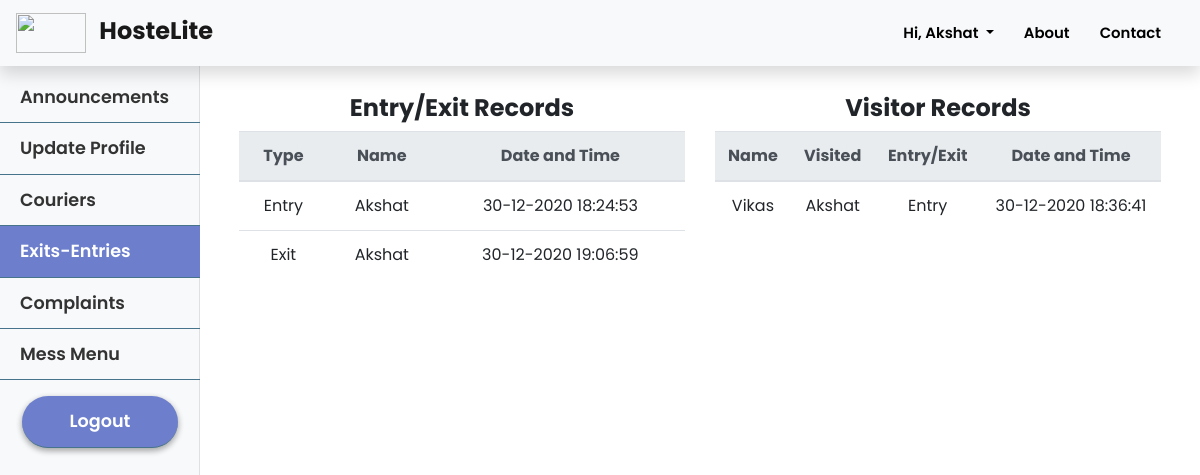
The app's page /students/entry_exits (signed in) with its own data.
### hostelmanagement/models.py (models this page shows, shortened)
class User(db.Model, UserMixin):
    id = db.Column(db.Integer, primary_key=True)
    college_id = db.Column(db.String(9), unique=True, nullable=False)
    firstname = db.Column(db.String(20), nullable=False)
    lastname = db.Column(db.String(20), nullable=False)
    email = db.Column(db.String(120), unique=True, nullable=False)
    password = db.Column(db.String(60), nullable=False)
    phone = db.Column(db.String(10), unique=True, nullable=False)
    address = db.Column(db.Text, nullable=False)
    course = db.Column(db.String(20),nullable=True)
    department = db.Column(db.String(20), nullable=True)
    user_type = db.Column(db.Integer, nullable = False, default=1)
    room_no = db.Column(db.Integer, nullable = True)
    announcements = db.relationship('Announcement', backref='author', lazy=True)
    complaints = db.relationship('Complaint', backref='author', lazy=True)
    mess_menu = db.relationship('MessMenu', backref='author', lazy=True)
    courier = db.relationship('Courier', backref='user', lazy=True)
    exitentry = db.relationship('ExitEntry', backref='user', lazy=True)
    visitor = db.relationship('Visitor', backref='user', lazy=True)

class ExitEntry(db.Model):
    id = db.Column(db.Integer, primary_key = True)
    user_id = db.Column(db.Integer, db.ForeignKey('user.id'), nullable = False)
    status = db.Column(db.Integer, nullable = False, default = 0)
    datetime = db.Column(db.DateTime, nullable = False, default = datetime.utcnow)

class Visitor(db.Model):
    id = db.Column(db.Integer, primary_key = True)
    name = db.Column(db.String(10), nullable = False)
    hostel_block = db.Column(db.String(1), nullable = False)
    room_no = db.Column(db.Integer, nullable = False)
    for_user_id = db.Column(db.Integer, db.ForeignKey('user.id'), nullable = False)
    status = db.Column(db.Integer, nullable = False, default = 0)
    datetime = db.Column(db.DateTime, nullable = False, default = datetime.utcnow)

### hostelmanagement/routes.py (the view)
@app.route("/students/entry_exits")
@login_required
def display_entry_exits():
    entries = ExitEntry.query.filter_by(user_id = current_user.id)
    visitors = Visitor.query.filter_by(for_user_id = current_user.id)
    return render_template('student/entry_exit.html', title = 'Entry-Exits', entries = entries, visitors = visitors)

### hostelmanagement/models.py (called while the page is built)
@login_manager.user_loader
def load_user(user_id):
    return User.query.get(int(user_id))

### hostelmanagement/templates/student/entry_exit.html
{% extends 'student/students_layout.html' %}
{% block student_exit_entry %}active{% endblock student_exit_entry %}
{% block student_content %}
    <div class="container-fluid">
        <div class="row mt-4">
          <div class="col-md-6">
                {% if entries %}
                <h4 style="text-align: center; font-weight: bold;">Entry/Exit Records</h4>
                <table class=" table table-hover">
                    <thead class='thead-light'>
                        <tr>
                            <th>Type</th>
                            <th>Name</th>
                            <th>Date and Time</th>
                        </tr>
                    </thead>
                    <tbody>
                        {% for entry in entries %}
                        <tr>
                            {% if entry.status %}
                                <td>Entry</td>
                            {% else %}
                                <td>Exit</td>
                            {% endif %}
                            <td>{{entry.user.firstname}}</td>
                            <td>{{entry.datetime.strftime('%d-%m-%Y %H:%M:%S')}}</td>
                        </tr>
                    {% endfor %}
                    </tbody>
                </table>
                {% else %}
                    <h3>No Entries Yet</h3>
                {% endif %}
            </div>
            <div class="col-md-6">
                {% if visitors %}
                <h4 style="text-align: center; font-weight: bold;">Visitor Records</h4>
                <table class=" table table-hover">
                    <thead class='thead-light'>
                        <tr>
                            <th>Name</th>
                            <th>Visited</th>
                            <th>Entry/Exit</th>
                            <th>Date and Time</th>
                        </tr>
                    </thead>
                    <tbody>
                        {% for visitor in visitors %}
                        <tr>
                            <td>{{visitor.name}}</td>
                            <td>{{visitor.user.firstname}}</td>
                            {% if visitor.status %}
                                <td>Exit</td>
                            {% else %}
                                <td>Entry</td>
                            {% endif %}
                            <td>{{visitor.datetime.strftime('%d-%m-%Y %H:%M:%S') }}</td>
                        </tr>
                    {% endfor %}
                    </tbody>
                </table>
                {% else %}
                    <h3>No Entries Yet</h3>
                {% endif %}
            </div>
        </div>
    </div>
{% endblock %}

### hostelmanagement/templates/layout.html (shortened to what this page needs)
<!DOCTYPE html>
<html>
<head>
    <link rel="stylesheet" href="https://cdn.jsdelivr.net/npm/bootstrap@4.5.3/dist/css/bootstrap.min.css">
    <link rel='stylesheet' href="{{ url_for('static', filename='style.css') }}">
    <link rel="stylesheet" href="https://use.fontawesome.com/releases/v5.8.1/css/all.css"
 />
</head>
<body>
    <section id="landingPage">
        <nav class="navbar sticky-top shadow navbar-expand-lg navbar-light bg-light">
            <a class="navbar-brand col-md-3 col-lg-2 mr-0 pl-0 pr-0" href="{{url_for('index')}}">
                <img src="https://cdn.logo.com/hotlink-ok/logo-social.png" width="70" height="40" class="d-inline-block align-top" alt="" loading="lazy">
                <strong class="pl-2 mt-2" style="font-size:1.2em;">HosteLite</strong>
            </a>
            <ul class='navbar-nav ml-auto mr-2'>
                {% if not current_user.is_authenticated %}
                    <li class="nav-item">
                        <a class="nav-link" href="{{ url_for('about') }}">About</a>
                    </li>
                    <li class="nav-item">
                        <a class="nav-link" href="{{ url_for('contact') }}">Contact</a>
                    </li>
                    <li class="nav-item">
                        <a class="nav-link" href="{{ url_for('login') }}">Log In</a>
                    </li>
                    <li class="nav-item">
                        <a class="nav-link toButton pl-15 pr-15" style="color: white; font-weight: 600" href="{{ url_for('application') }}">Apply Now</a>
                    </li>
                {% else %}
                    <li class="nav-item dropdown">
                        <a class="nav-link dropdown-toggle" href="#" id="navbarDropdown" role="button" data-toggle="dropdown" aria-haspopup="true" aria-expanded="false">
                            Hi, {{ current_user.firstname }}
                        </a>
                    </li>
                    <li class="nav-item">
                        <a class="nav-link" href="{{ url_for('about') }}">About</a>
                    </li>
                    <li class="nav-item">
                        <a class="nav-link" href="{{ url_for('contact') }}">Contact</a>
                    </li>
                {% endif %}
            </ul>
        </nav>
    </section>
    {% block content %}
    {% endblock %}
</body>
</html>

### hostelmanagement/static/style.css (style rules this page uses)
* { margin: 0; padding: 0; font-family: "Poppins", sans-serif; font-size: 16px; box-sizing: border-box; }
body { padding-top: 70px; overflow-x:hidden; scroll-behavior: smooth; }
#landingPage nav { position: fixed; width: 100%; opacity: 1; background-color: rgba(255, 255, 255); }
#landingPage nav ul a { font-size: 0.93em; font-weight: 600; text-decoration: none; padding: 10px 15px; text-align: center; color: #000; }
td,th { text-align: center; }

### records on screen
User: firstname "Akshat"
ExitEntry: status "Entry", user.firstname "Akshat", datetime "30-12-2020 18:24:53"
ExitEntry: status "Exit", user.firstname "Akshat", datetime "30-12-2020 19:06:59"
Visitor: name "Vikas", user.firstname "Akshat", status "Entry", datetime "30-12-2020 18:36:41"
